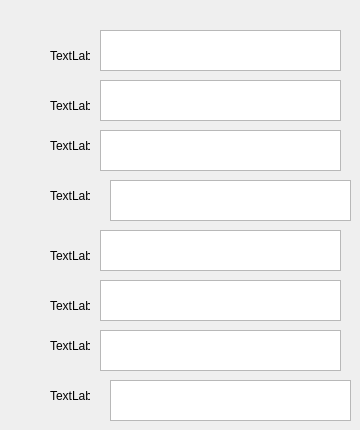
      <widget class="QWidget" name="section">
       <attribute name="title">
        <string>节表</string>
       </attribute>
       <widget class="QTextBrowser" name="textBrowser_53">
        <property name="geometry">
         <rect>
          <x>100</x>
          <y>330</y>
          <width>241</width>
          <height>41</height>
         </rect>
        </property>
       </widget>
       <widget class="QTextBrowser" name="textBrowser_54">
        <property name="geometry">
         <rect>
          <x>100</x>
          <y>280</y>
          <width>241</width>
          <height>41</height>
         </rect>
        </property>
       </widget>
       <widget class="QTextBrowser" name="textBrowser_55">
        <property name="geometry">
         <rect>
          <x>110</x>
          <y>380</y>
          <width>241</width>
          <height>41</height>
         </rect>
        </property>
       </widget>
       <widget class="QTextBrowser" name="textBrowser_56">
        <property name="geometry">
         <rect>
          <x>100</x>
          <y>30</y>
          <width>241</width>
          <height>41</height>
         </rect>
        </property>
       </widget>
       <widget class="QTextBrowser" name="textBrowser_57">
        <property name="geometry">
         <rect>
          <x>100</x>
          <y>80</y>
          <width>241</width>
          <height>41</height>
         </rect>
        </property>
       </widget>
       <widget class="QTextBrowser" name="textBrowser_58">
        <property name="geometry">
         <rect>
          <x>110</x>
          <y>180</y>
          <width>241</width>
          <height>41</height>
         </rect>
        </property>
       </widget>
       <widget class="QTextBrowser" name="textBrowser_59">
        <property name="geometry">
         <rect>
          <x>100</x>
          <y>230</y>
          <width>241</width>
          <height>41</height>
         </rect>
        </property>
       </widget>
       <widget class="QTextBrowser" name="textBrowser_60">
        <property name="geometry">
         <rect>
          <x>100</x>
          <y>130</y>
          <width>241</width>
          <height>41</height>
         </rect>
        </property>
       </widget>
       <widget class="QLabel" name="label_81">
        <property name="geometry">
         <rect>
          <x>50</x>
          <y>50</y>
          <width>40</width>
          <height>12</height>
         </rect>
        </property>
        <property name="text">
         <string>TextLabel</string>
        </property>
       </widget>
       <widget class="QLabel" name="label_82">
        <property name="geometry">
         <rect>
          <x>50</x>
          <y>390</y>
          <width>40</width>
          <height>12</height>
         </rect>
        </property>
        <property name="text">
         <string>TextLabel</string>
        </property>
       </widget>
       <widget class="QLabel" name="label_83">
        <property name="geometry">
         <rect>
          <x>50</x>
          <y>300</y>
          <width>40</width>
          <height>12</height>
         </rect>
        </property>
        <property name="text">
         <string>TextLabel</string>
        </property>
       </widget>
       <widget class="QLabel" name="label_84">
        <property name="geometry">
         <rect>
          <x>50</x>
          <y>100</y>
          <width>40</width>
          <height>12</height>
         </rect>
        </property>
        <property name="text">
         <string>TextLabel</string>
        </property>
       </widget>
       <widget class="QLabel" name="label_85">
        <property name="geometry">
         <rect>
          <x>50</x>
          <y>340</y>
          <width>40</width>
          <height>12</height>
         </rect>
        </property>
        <property name="text">
         <string>TextLabel</string>
        </property>
       </widget>
       <widget class="QLabel" name="label_86">
        <property name="geometry">
         <rect>
          <x>50</x>
          <y>190</y>
          <width>40</width>
          <height>12</height>
         </rect>
        </property>
        <property name="text">
         <string>TextLabel</string>
        </property>
       </widget>
       <widget class="QLabel" name="label_87">
        <property name="geometry">
         <rect>
          <x>50</x>
          <y>140</y>
          <width>40</width>
          <height>12</height>
         </rect>
        </property>
        <property name="text">
         <string>TextLabel</string>
        </property>
       </widget>
       <widget class="QLabel" name="label_88">
        <property name="geometry">
         <rect>
          <x>50</x>
          <y>250</y>
          <width>40</width>
          <height>12</height>
         </rect>
        </property>
        <property name="text">
         <string>TextLabel</string>
        </property>
       </widget>
      </widget>
